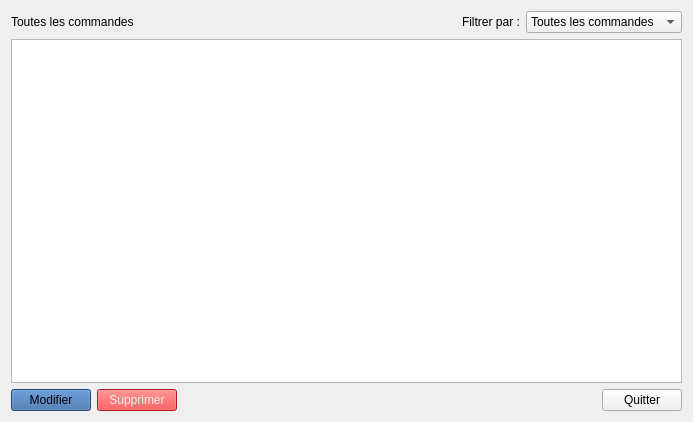
<?xml version="1.0" encoding="UTF-8"?>
<ui version="4.0">
 <class>CommandListWidget</class>
 <widget class="QWidget" name="CommandListWidget">
  <property name="geometry">
   <rect>
    <x>0</x>
    <y>0</y>
    <width>693</width>
    <height>422</height>
   </rect>
  </property>
  <property name="windowTitle">
   <string>Form</string>
  </property>
  <layout class="QVBoxLayout" name="verticalLayout_2">
   <item>
    <layout class="QVBoxLayout" name="verticalLayout">
     <item>
      <layout class="QHBoxLayout" name="horizontalLayout_2">
       <item>
        <widget class="QLabel" name="label_2">
         <property name="text">
          <string>Toutes les commandes</string>
         </property>
        </widget>
       </item>
       <item>
        <spacer name="horizontalSpacer_2">
         <property name="orientation">
          <enum>Qt::Horizontal</enum>
         </property>
         <property name="sizeHint" stdset="0">
          <size>
           <width>40</width>
           <height>20</height>
          </size>
         </property>
        </spacer>
       </item>
       <item>
        <widget class="QLabel" name="label">
         <property name="text">
          <string>Filtrer par :</string>
         </property>
        </widget>
       </item>
       <item>
        <widget class="QComboBox" name="comboBoxFilter">
         <item>
          <property name="text">
           <string>Toutes les commandes</string>
          </property>
         </item>
         <item>
          <property name="text">
           <string>Réceptionnées</string>
          </property>
         </item>
         <item>
          <property name="text">
           <string>Non réceptionnées</string>
          </property>
         </item>
        </widget>
       </item>
      </layout>
     </item>
     <item>
      <widget class="QTableView" name="tableView"/>
     </item>
     <item>
      <layout class="QHBoxLayout" name="horizontalLayout">
       <item>
        <widget class="QPushButton" name="pushButtonUpdate">
         <property name="styleSheet">
          <string notr="true">background-color: rgb(52, 101, 164);</string>
         </property>
         <property name="text">
          <string>Modifier</string>
         </property>
        </widget>
       </item>
       <item>
        <widget class="QPushButton" name="pushButtonDelete">
         <property name="styleSheet">
          <string notr="true">color: rgb(238, 238, 236);
background-color: rgb(239, 41, 41);</string>
         </property>
         <property name="text">
          <string>Supprimer</string>
         </property>
        </widget>
       </item>
       <item>
        <spacer name="horizontalSpacer">
         <property name="orientation">
          <enum>Qt::Horizontal</enum>
         </property>
         <property name="sizeHint" stdset="0">
          <size>
           <width>40</width>
           <height>20</height>
          </size>
         </property>
        </spacer>
       </item>
       <item>
        <widget class="QPushButton" name="pushButtonQuit">
         <property name="text">
          <string>Quitter</string>
         </property>
        </widget>
       </item>
      </layout>
     </item>
    </layout>
   </item>
  </layout>
 </widget>
 <resources/>
 <connections/>
</ui>
